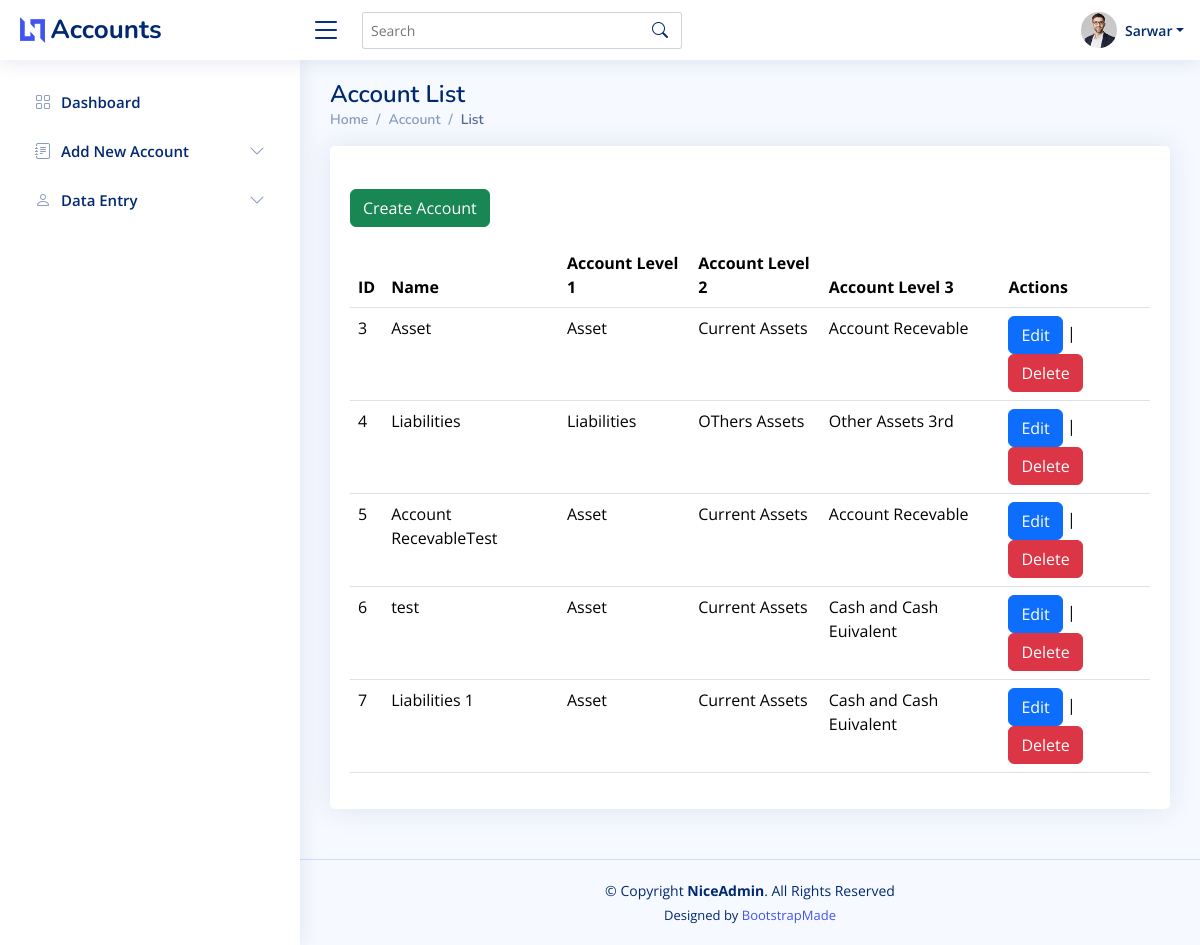
The app's page /account/list (signed in), older data.
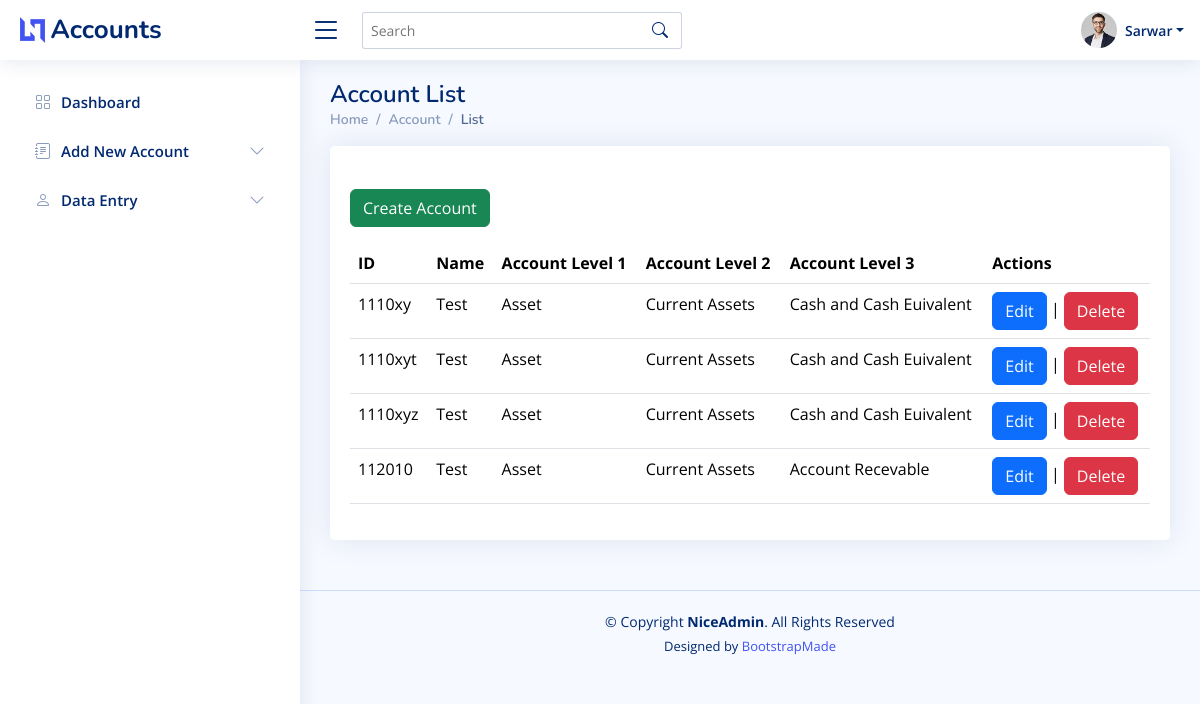
The same page, newer data.
### apps/users/models.py (models this page shows, shortened)
class CustomUser(AbstractUser):
    company = models.ForeignKey(Company, on_delete=models.CASCADE, blank=True, null=True, related_name='users')
    company_branch = models.ForeignKey(CompanyBranch, on_delete=models.CASCADE, blank=True, null=True,
                                       related_name='users')
    mobile = models.CharField(max_length=20, blank=True, null=True)
    address = models.TextField(blank=True, null=True)
    objects = CustomUserManager()

### apps/accounts/models.py (models this page shows, shortened)
class Account(models.Model):
    accountID = models.CharField(primary_key=True, max_length=10)
    level3ID = models.ForeignKey(AccountLevel3, on_delete=models.CASCADE, null=True, default=None)
    level2ID = models.ForeignKey(AccountLevel2, on_delete=models.CASCADE, null=True, default=None)
    level1ID = models.ForeignKey(AccountLevel1, on_delete=models.CASCADE, null=True, default=None)
    account_code = models.CharField(max_length=3, null=True)
    name = models.CharField(max_length=255)
    company_id = models.ForeignKey(Company, on_delete=models.CASCADE, default=None, related_name='created_accounts')
    company_branch = models.ForeignKey(CompanyBranch, on_delete=models.CASCADE, default=None,
                                       related_name='created_accounts')
    created_by = models.ForeignKey(settings.AUTH_USER_MODEL, on_delete=models.CASCADE, related_name='created_accounts')
    updated_by = models.ForeignKey(settings.AUTH_USER_MODEL, on_delete=models.CASCADE, related_name='updated_accounts')
    created_at = models.DateTimeField(auto_now_add=True)
    updated_at = models.DateTimeField(auto_now=True)

class AccountLevel3(models.Model):
    level3ID = models.IntegerField(primary_key=True)
    level2ID = models.ForeignKey(AccountLevel2, on_delete=models.CASCADE)
    name = models.CharField(max_length=255)

class AccountLevel2(models.Model):
    level2ID = models.IntegerField(primary_key=True)
    level1ID = models.ForeignKey(AccountLevel1, on_delete=models.CASCADE)
    name = models.CharField(max_length=255)

class AccountLevel1(models.Model):
    level1ID = models.IntegerField(primary_key=True)
    name = models.CharField(max_length=255)

### accounting/authentication_decorators.py (the view)
    def wrapped_view(request, *args, **kwargs):
        if not request.user.is_authenticated:
            return redirect('login')  # Replace 'login' with the name of your login URL
        return view_func(request, *args, **kwargs)

### apps/accounts/views.py (called while the page is built)
@authentication_required
def account_list(request):
    user = request.user
    accounts = Account.objects.filter(company_id=user.company, company_branch=user.company_branch)
    context = {
        'first_name': user.first_name,
        'last_name': user.last_name,
        'company': user.company,
        'company_branch': user.company_branch,
        'accounts': accounts,
    }
    return render(request, 'accounts/account_list.html', {'context': context})

### templates/accounts/account_list.html (shortened to what this page needs)
{% extends 'base.html' %}
{% block content %}
    <main id="main" class="main">
        <div class="pagetitle">
            <h1>Account List</h1>
            <nav>
                <ol class="breadcrumb">
                    <li class="breadcrumb-item"><a href="{% url 'dashboard' %}">Home</a></li>
                    <li class="breadcrumb-item">Account</li>
                    <li class="breadcrumb-item active">List</li>
                </ol>
            </nav>
        </div>
        <section class="section">
            <div class="row">
                <div class="col-lg-12">
                    <div class="card">
                        <div class="card-body">
                            <h5 class="card-title"></h5>
                            <div class="text-start mb-3">
                                <a class="btn btn-success" href="{% url 'account-create' %}">Create Account</a>
                            </div>
                            <table class="display table datatable">
                                <thead>
                                <tr>
                                    <th>ID</th>
                                    <th>Name</th>
                                    <th>Account Level 1</th>
                                    <th>Account Level 2</th>
                                    <th>Account Level 3</th>
                                    <th>Actions</th>
                                </tr>
                                </thead>
                                <tbody>
                                {% for account in context.accounts %}
                                    <tr>
                                        <td>{{ account.accountID }}</td>
                                        <td>{{ account.name }}</td>
                                        <td>{{ account.level3ID.level2ID.level1ID.name }}</td>
                                        <td>{{ account.level3ID.level2ID.name }}</td>
                                        <td>{{ account.level3ID.name }}</td>
                                        <td>
                                            <a class="btn btn-primary"
                                               href="{% url 'edit-account' account.accountID %}">Edit</a> |
                                            <a class="btn btn-danger"
                                               href="{% url 'delete-account' account.accountID %}">Delete</a>
                                        </td>
                                    </tr>
                                {% endfor %}
                                </tbody>
                            </table>
                        </div>
                    </div>
                </div>
            </div>
        </section>
    </main>
{% endblock %}

### templates/base.html (shortened to what this page needs)
{% load static %}
<!DOCTYPE html>
<html lang="en">
<head>
    <link href="{% static 'assets/vendor/bootstrap/css/bootstrap.min.css' %}" rel="stylesheet">
    <link href="{% static 'assets/vendor/bootstrap-icons/bootstrap-icons.css' %}" rel="stylesheet">
    <link href="{% static 'assets/vendor/boxicons/css/boxicons.min.css' %}" rel="stylesheet">
    <link href="{% static 'assets/vendor/quill/quill.snow.css' %}" rel="stylesheet">
    <link href="{% static 'assets/vendor/quill/quill.bubble.css' %}" rel="stylesheet">
    <link href="{% static 'assets/vendor/remixicon/remixicon.css' %}" rel="stylesheet">
    <link href="{% static 'assets/vendor/simple-datatables/style.css' %}" rel="stylesheet">
    <link href="{% static 'assets/css/style.css' %}" rel="stylesheet">
</head>
<body>
{% include 'static/header.html' %}
{% include 'static/left_menu.html' %}
{% block content %}
{% endblock %}
{% include 'static/footer.html' %}
</body>
</html>

### templates/static/header.html (shortened to what this page needs)
{% load static %}
<header id="header" class="header fixed-top d-flex align-items-center">
    <div class="d-flex align-items-center justify-content-between">
        <a href="index.html" class="logo d-flex align-items-center">
            <img src="{% static 'assets/img/logo.png' %}" alt="">
            <span class="d-none d-lg-block">Accounts</span>
        </a>
        <i class="bi bi-list toggle-sidebar-btn"></i>
    </div>
    <div class="search-bar">
        <form class="search-form d-flex align-items-center" method="POST" action="#">
            <input type="text" name="query" placeholder="Search" title="Enter search keyword">
            <button type="submit" title="Search"><i class="bi bi-search"></i></button>
        </form>
    </div>
    <nav class="header-nav ms-auto">
        <ul class="d-flex align-items-center">
            <li class="nav-item dropdown pe-3">
                <a class="nav-link nav-profile d-flex align-items-center pe-0" href="#" data-bs-toggle="dropdown">
                    <img src="{% static 'assets/img/profile-img.jpg' %}" alt="Profile" class="rounded-circle">
                    <span class="d-none d-md-block dropdown-toggle ps-2">{{ context.first_name }}</span>
                </a>
            </li>
        </ul>
    </nav>
</header>

### templates/static/left_menu.html (shortened to what this page needs)
{% load static %}
<aside id="sidebar" class="sidebar">
    <ul class="sidebar-nav" id="sidebar-nav">
        <li class="nav-item">
            <a class="nav-link collapsed" href={% url 'dashboard' %}>
                <i class="bi bi-grid"></i>
                <span>Dashboard</span>
        </li>
        <li class="nav-item">
            <a class="nav-link collapsed" data-bs-target="#account-nav" data-bs-toggle="collapse" href="#">
                <i class="bi bi-journal-text"></i><span>Add New Account</span><i class="bi bi-chevron-down ms-auto"></i>
            </a>
        </li>
        <li class="nav-item">
            <a class="nav-link collapsed" data-bs-target="#customer-nav" data-bs-toggle="collapse" href="#">
                <i class="bi bi-person"></i><span>Data Entry</span><i class="bi bi-chevron-down ms-auto"></i>
            </a>
        </li>
    </ul>
</aside>

### templates/static/footer.html
{% load static %}
<footer id="footer" class="footer">
    <div class="copyright">
        &copy; Copyright <strong><span>NiceAdmin</span></strong>. All Rights Reserved
    </div>
    <div class="credits">
        Designed by <a href="https://bootstrapmade.com/">BootstrapMade</a>
    </div>
</footer>

### static/assets/css/style.css (style rules this page uses)
:root { scroll-behavior: smooth; }
body { font-family: "Open Sans", sans-serif; background: #f6f9ff; color: #444444; }
a { color: #4154f1; text-decoration: none; }
h1, h2, h3, h4, h5, h6 { font-family: "Nunito", sans-serif; }
#main { margin-top: 60px; padding: 20px 30px; transition: all 0.3s; }
.pagetitle { margin-bottom: 10px; }
.pagetitle h1 { font-size: 24px; margin-bottom: 0; font-weight: 600; color: #012970; }
.card { margin-bottom: 30px; border: none; border-radius: 5px; box-shadow: 0px 0 30px rgba(1, 41, 112, 0.1); }
.card-title { padding: 20px 0 15px 0; font-size: 18px; font-weight: 500; color: #012970; font-family: "Poppins", sans-serif; }
.card-body { padding: 0 20px 20px 20px; }
.breadcrumb { font-size: 14px; font-family: "Nunito", sans-serif; color: #899bbd; font-weight: 600; }
.breadcrumb a { color: #899bbd; transition: 0.3s; }
.breadcrumb .breadcrumb-item::before { color: #899bbd; }
.breadcrumb .active { color: #51678f; font-weight: 600; }
.logo { line-height: 1; }
@media (min-width: 1200px) { .logo { width: 280px; } }
.logo img { max-height: 26px; margin-right: 6px; }
.logo span { font-size: 26px; font-weight: 700; color: #012970; font-family: "Nunito", sans-serif; }
.header { transition: all 0.5s; z-index: 997; height: 60px; box-shadow: 0px 2px 20px rgba(1, 41, 112, 0.1); background-color: #fff; padding-left: 20px; }
.header .toggle-sidebar-btn { font-size: 32px; padding-left: 10px; cursor: pointer; color: #012970; }
.header .search-bar { min-width: 360px; padding: 0 20px; }
.header .search-form { width: 100%; }
.header .search-form input { border: 0; font-size: 14px; color: #012970; border: 1px solid rgba(1, 41, 112, 0.2); padding: 7px 38px 7px 8px; border-radius: 3px; transition: 0.3s; width: 100%; }
.header .search-form button { border: 0; padding: 0; margin-left: -30px; background: none; }
.header .search-form button i { color: #012970; }
.header-nav ul { list-style: none; }
.header-nav>ul { margin: 0; padding: 0; }
.header-nav .nav-profile { color: #012970; }
.header-nav .nav-profile img { max-height: 36px; }
.header-nav .nav-profile span { font-size: 14px; font-weight: 600; }
.sidebar { position: fixed; top: 60px; left: 0; bottom: 0; width: 300px; z-index: 996; transition: all 0.3s; padding: 20px; overflow-y: auto; scrollbar-width: thin; scrollbar-color: #aab7cf transparent; box-shadow: 0px 0px 20px rgba(1, 41, 112, 0.1); background-color: #fff; }
@media (min-width: 1200px) { #main, #footer { margin-left: 300px; } }
.sidebar-nav { padding: 0; margin: 0; list-style: none; }
.sidebar-nav li { padding: 0; margin: 0; list-style: none; }
.sidebar-nav .nav-item { margin-bottom: 5px; }
.sidebar-nav .nav-link { display: flex; align-items: center; font-size: 15px; font-weight: 600; color: #4154f1; transition: 0.3; background: #f6f9ff; padding: 10px 15px; border-radius: 4px; }
.sidebar-nav .nav-link i { font-size: 16px; margin-right: 10px; color: #4154f1; }
.sidebar-nav .nav-link.collapsed { color: #012970; background: #fff; }
.sidebar-nav .nav-link.collapsed i { color: #899bbd; }
.sidebar-nav .nav-link .bi-chevron-down { margin-right: 0; transition: transform 0.2s ease-in-out; }
.footer { padding: 20px 0; font-size: 14px; transition: all 0.3s; border-top: 1px solid #cddfff; }
.footer .copyright { text-align: center; color: #012970; }
.footer .credits { padding-top: 5px; text-align: center; font-size: 13px; color: #012970; }

Row changes from the older to the newer data that the page shows:
removed Account: accountID "3", name "Asset", level3ID.level2ID.level1ID.name "Asset", level3ID.level2ID.name "Current Assets", level3ID.name "Account Recevable"
removed Account: accountID "4", name "Liabilities", level3ID.level2ID.level1ID.name "Liabilities", level3ID.level2ID.name "OThers Assets", level3ID.name "Other Assets 3rd"
removed Account: accountID "5", name "Account RecevableTest", level3ID.level2ID.level1ID.name "Asset", level3ID.level2ID.name "Current Assets", level3ID.name "Account Recevable"
removed Account: accountID "6", name "test", level3ID.level2ID.level1ID.name "Asset", level3ID.level2ID.name "Current Assets", level3ID.name "Cash and Cash Euivalent"
removed Account: accountID "7", name "Liabilities 1", level3ID.level2ID.level1ID.name "Asset", level3ID.level2ID.name "Current Assets", level3ID.name "Cash and Cash Euivalent"
added Account: accountID "1110xy", name "Test", level3ID.level2ID.level1ID.name "Asset", level3ID.level2ID.name "Current Assets", level3ID.name "Cash and Cash Euivalent"
added Account: accountID "1110xyt", name "Test", level3ID.level2ID.level1ID.name "Asset", level3ID.level2ID.name "Current Assets", level3ID.name "Cash and Cash Euivalent"
added Account: accountID "1110xyz", name "Test", level3ID.level2ID.level1ID.name "Asset", level3ID.level2ID.name "Current Assets", level3ID.name "Cash and Cash Euivalent"
added Account: accountID "112010", name "Test", level3ID.level2ID.level1ID.name "Asset", level3ID.level2ID.name "Current Assets", level3ID.name "Account Recevable"
